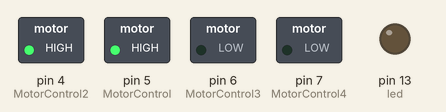
Bench run of a sketch on a simulated Arduino Uno, built with avr-gcc and run on an emulated ATmega328P. On the bench: switched loads named in the sketch (green lamp = pin HIGH), output pins drawn as LEDs (lit = HIGH).

Above: at 0.6 s.
At 16.2 s:
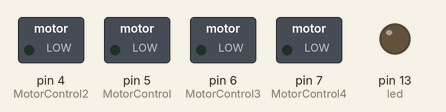
Timing chart, 0 to 40.6 s (numbered marks = the images above):
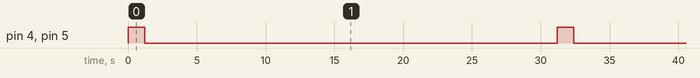

The sketch:

relayshieldtest.ino
```cpp
int MotorControl = 5;
int MotorControl2 = 4;
int MotorControl3 = 6;
int MotorControl4 = 7;
int led = 13;

// the setup routine runs once when you press reset:
void setup()
{
  pinMode(led, OUTPUT);
  pinMode(MotorControl, OUTPUT);
  pinMode(MotorControl2, OUTPUT);
  pinMode(MotorControl3, OUTPUT);
  pinMode(MotorControl4, OUTPUT);
}


void loop()  {

  digitalWrite(MotorControl,HIGH);
  digitalWrite(MotorControl2,HIGH);
  delay(1200);
  digitalWrite(MotorControl,LOW);
  digitalWrite(MotorControl2,LOW);
  delay(30000);
}
```

Measured:
- by itself, pin 4 (MotorControl2), pin 5 (MotorControl): alternates HIGH for 1.2 s and LOW for 30.0 s
